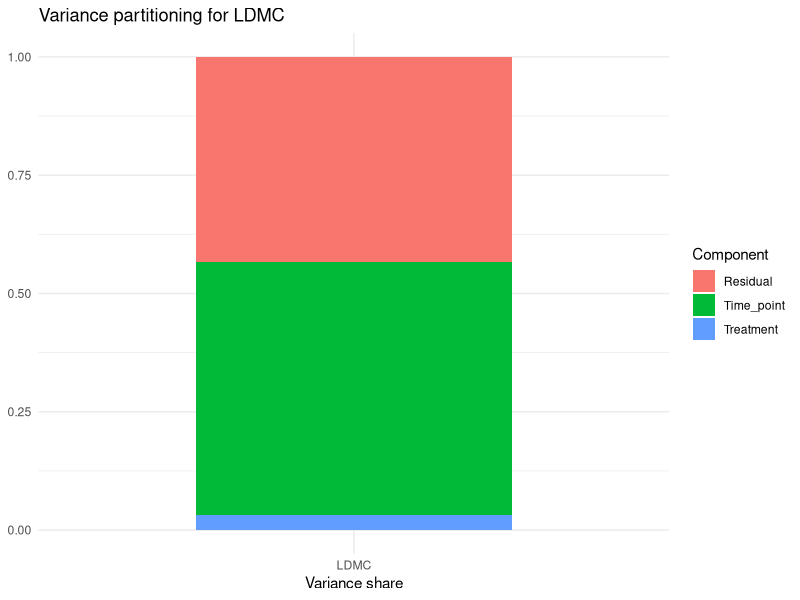
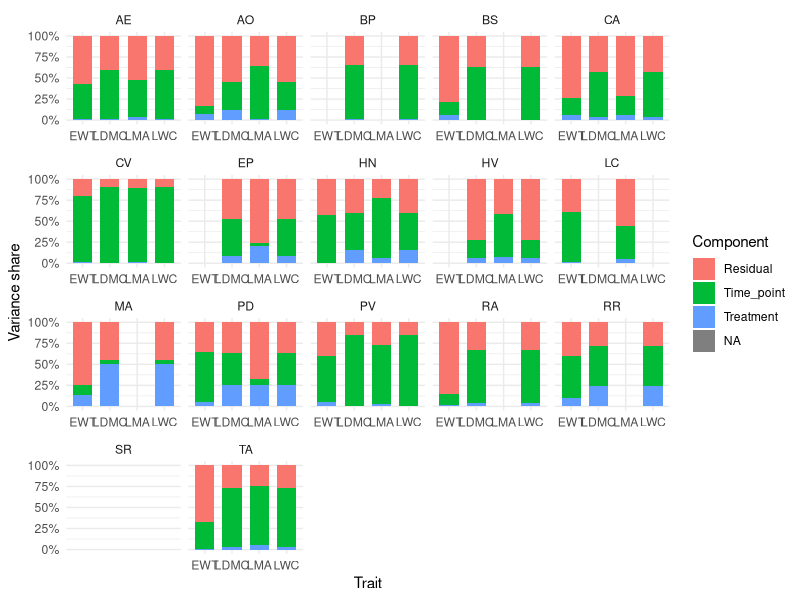
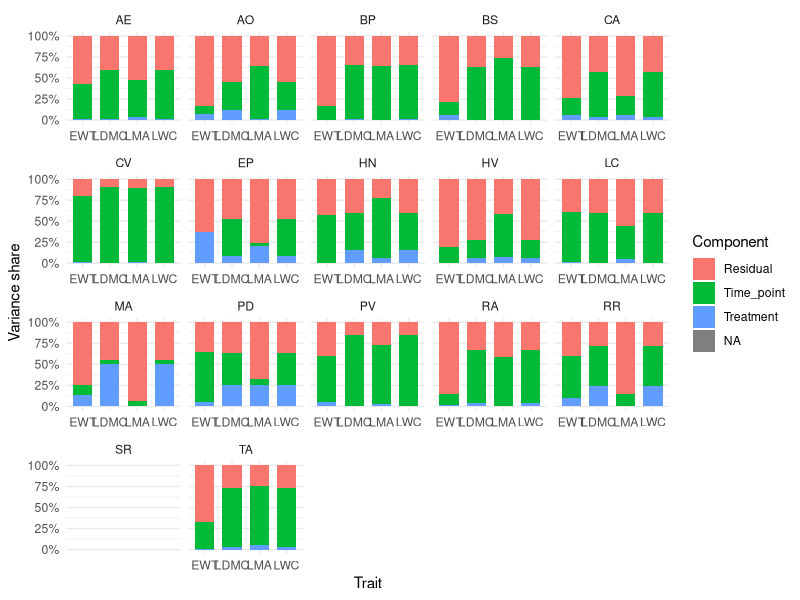
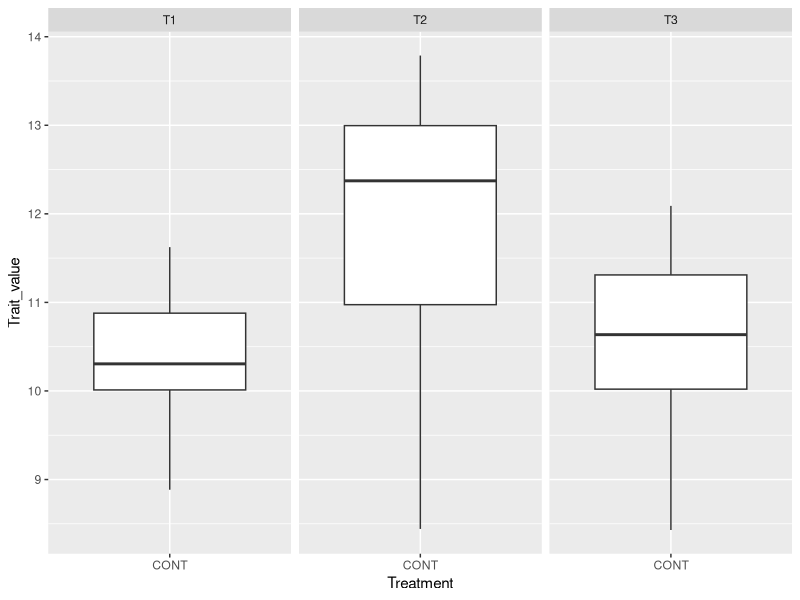
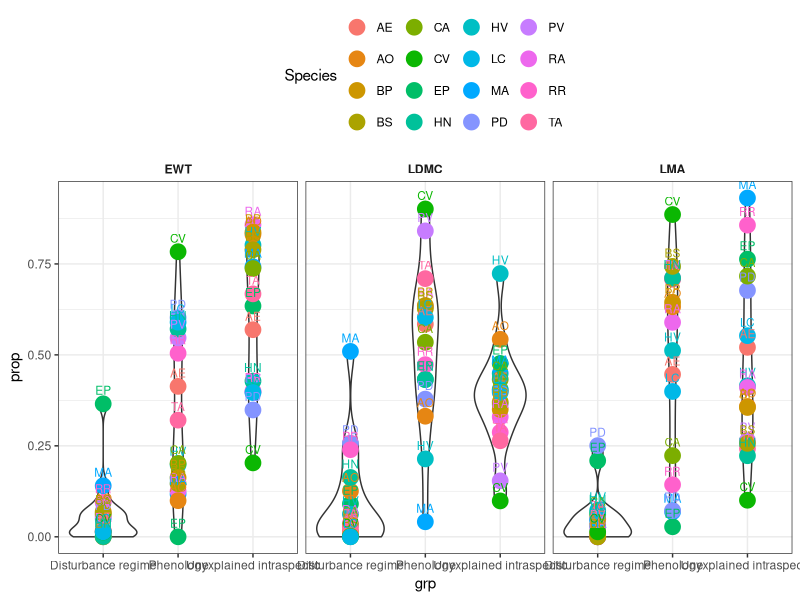
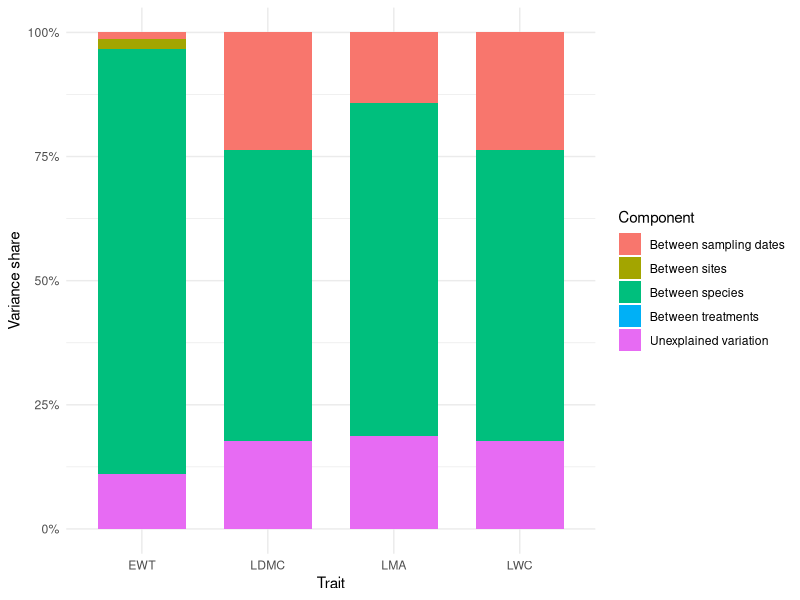
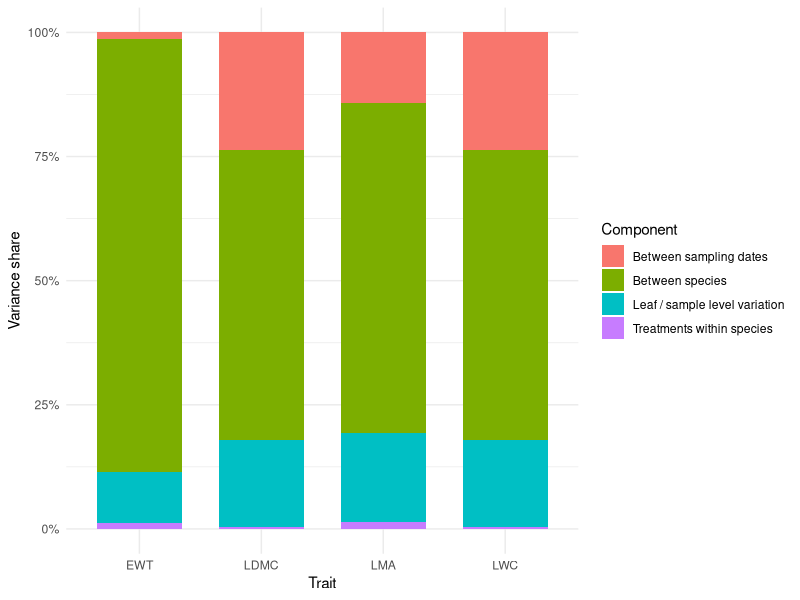
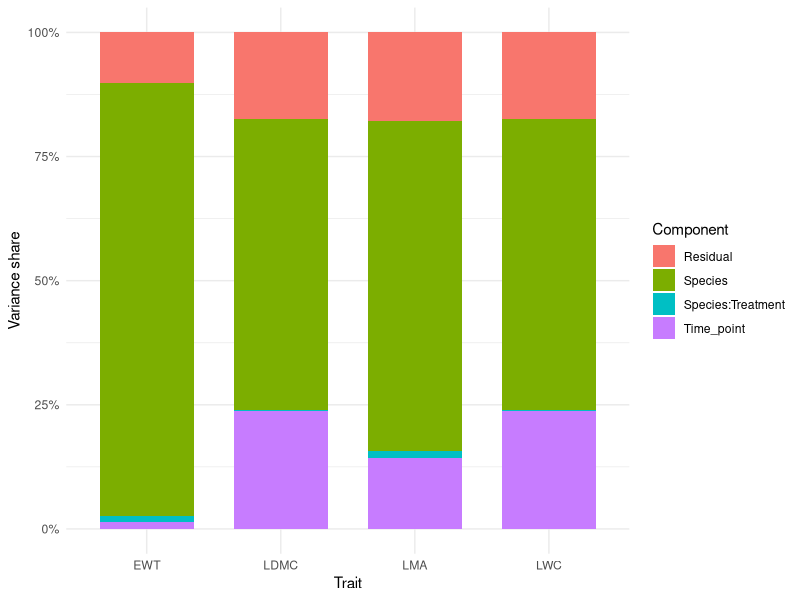

Reproduce these figures in R, in order. (Note: this script raises an error after producing the figures.)
# R Thornley
# 18/09/2025
# Variance partitioning methods
# calculate variance in a data set according to different levels of organisation
# using random effects models

library(lme4)
library(tidyverse)
library(purrr)
library(scales)

################################################################################
# INSTRUCTIONS
################################################################################

# 1) Load trait data
# 2) Build a RE model for one trait and species to determine the method
# here we decompose the variance within each trait and species by the following:
# species (inter-specific variation),
# sampling times within species (intra-specific variation across time)
# individual variation within species (intra-specific variation at the individual level)
# treatment variation within species (intra-specific variation across disturbance regimes)

# 3) RUN the RE model for all the species and traits in the data set
# 4) Examine why there are singular models
# 5) For one species re-run code so that singular values are returned as zeros
# 6) Generalise 5) for each species using robust code - to get 
# 7) nice violin plot for the variance decomposition for each species
# 8) Now build the models across all the species and try out different RE structures

################################################################################
# 1) Load the cleaned field trait data
################################################################################

# load the trait dat
traits <- read_csv("results/Field_dry_trait_data_with_flags.csv") 
# filter out the outliers which are flagged from the old script
traits <- traits %>% filter(is_outlier == FALSE)

################################################################################
# 2) PROCESS RE models for the field trait data FOR ONE SPECIES AND TRAIT (TEST)
################################################################################

# look at the species and traits we have 
unique(traits$Species) # CA
unique(traits$Trait_name) # LMA, LDMC, LWC, EWT

traits$Date
traits$Time_point
traits$Individual_nos
# SIDE: if I try to add within individual variance I get a singular model within species

# try for species CA and leaf trait LDMC
LDMC <- traits %>% 
  filter(Species == "CA") %>% 
  filter(Trait_name == "LDMC") %>%
  lmer(Trait_value ~ 1 + 
                   (1|Time_point) +
                   (1|Treatment),
                 data = .)


vc_LDMC <- as.data.frame(VarCorr(LDMC)) |>
  dplyr::select(grp, vcov) |>
  dplyr::mutate(
    prop  = vcov/sum(vcov),
    trait = "LDMC",
    species = "CV"
  )

# plot out as a stacked barchart
ggplot(vc_LDMC, aes(x = prop, y = trait, fill = grp)) +
  geom_col(width = 0.6) +
  coord_flip() +
  scale_x_continuous()+
  labs(x = NULL, y = "Variance share", fill = "Component",
       title = "Variance partitioning for LDMC") +
  theme_minimal()


################################################################################
# 3) RUN the RE model for all the species and traits in the data set
################################################################################

# data input
traits <- read_csv("results/Field_dry_trait_data_with_flags.csv") 
names(traits)
traits <- traits %>% filter(is_outlier == FALSE)

# inputs
species_list <- unique(traits$Species)
traits_list  <- c("LMA","LDMC","LWC","EWT")

# simple grid of combos
grid <- tidyr::expand_grid(Species = species_list, Trait_name = traits_list)

# one small worker that stays tidy
fit_vc <- function(sp, tr) {
  dat <- traits %>%
    filter(Species == sp, Trait_name == tr) %>%
    mutate(
      Time_point = as.factor(Time_point),
      Treatment = as.factor(Treatment)
    )
  
  if (nrow(dat) < 5) return(tibble(Species = sp, Trait_name = tr, grp = NA, vcov = NA_real_))
  
  mod <- tryCatch(
    lmer(Trait_value ~ 1 + (1|Time_point) + (1|Treatment), data = dat),
    error = function(e) NULL
  )
  
  if (is.null(mod) || isSingular(mod)) {
    return(tibble(Species = sp, Trait_name = tr,
                  grp = NA_character_, vcov = NA_real_, prop = NA_real_))
  }
  
  vc <- as.data.frame(VarCorr(mod)) %>%
    select(grp, vcov)
  
  # lmer already includes Residual; no need to add it again
  vc %>%
    mutate(Species = sp, Trait_name = tr, .before = 1)
}

# run across grid and compute shares
all_vc <- pmap_dfr(grid, \(Species, Trait_name) fit_vc(Species, Trait_name)) %>%
  group_by(Species, Trait_name) %>%
  mutate(prop = vcov / sum(vcov, na.rm = TRUE)) %>%
  ungroup()

ggplot(all_vc, aes(x = Trait_name, y = prop, fill = grp)) +
  geom_col(width = 0.7) +
  scale_y_continuous(labels = percent_format()) +
  labs(x = "Trait", y = "Variance share", fill = "Component") +
  facet_wrap(~ Species, scales = "free_x") +
  theme_minimal()

# THERE ARE QUITE A FEW SNGULAR MODELS THAT NEED DEALING WITH

###############################################################################
# 4) LOOK AT SINGULAR MODELS
##############################################################################

# There are 14 singular models
# filter the results from stage 3) for the singular models
df_na <- all_vc %>% filter(if_any(everything(), is.na))
df_na

# Look at which models have singular fits
sing_species <- unique(df_na$Species)
sing_species
sing_traits <- unique(df_na$Trait_name)
sing_traits

# Look at one example: looks like this sing. fit is due to the Treatment having no 
# variance associated with it
mod <- traits %>% filter(Species == "MA" & Trait_name == "LMA") %>%
  lmer(Trait_value ~ 1 + (1|Time_point) + (1|Treatment), data = .)
isSingular(mod)
as.data.frame(VarCorr(mod))

# Just check there is some data there
traits %>% filter(Species == "MA" & Trait_name == "LMA") %>% 
  group_by(Treatment, Time_point) %>% tally()

# some other methods to get info on the reasons for singular fits
# replace x with your predictor used in random slopes
traits %>%
  group_by(Time_point) %>%
  summarise(Trait_value = sd(Trait_value, na.rm = TRUE), .groups = "drop") %>%
  arrange(Trait_value)  # many zeros? then (1 + x | Time_point) is unidentified
# no zeros here

# look for where rank deficiency lies
rePCA(mod)

################################################################################
# 5) RUN CODE FOR SING MODELS: RETURN VAR COMPS OF ZERO: ONE SPECIES: ROBUST CODE
################################################################################

# data input
traits <- read_csv("results/Field_dry_trait_data_with_flags.csv") 
names(traits)
traits <- traits %>% filter(is_outlier == FALSE)


# --- helper: floor tiny numbers to 0
zero_small <- function(x, tol = 1e-10) ifelse(x < tol, 0, x)

# --- fit + extract variance components, zeroing singular parts
vc_zeroed <- function(formula, data, tol = 1e-10) {
  mod <- tryCatch(lmer(formula, data = data), error = function(e) NULL)
  
  if (is.null(mod)) {
    return(tibble(grp = NA_character_, vcov = NA_real_, prop = NA_real_, status = "fit-error"))
  }
  
  # components from VarCorr; lmer already includes Residual
  vc <- as.data.frame(VarCorr(mod)) %>%
    select(grp, vcov)
  
  # force exact zeros for tiny variances
  vc <- vc %>% mutate(vcov = zero_small(vcov, tol))
  
  # (optional) if some component is NA (rare), set to 0 as well
  vc$vcov[is.na(vc$vcov)] <- 0
  
  # proportions
  tot <- sum(vc$vcov)
  vc <- vc %>% mutate(prop = if (tot > 0) vcov/tot else NA_real_)
  
  # status tag
  status <- if (isSingular(mod)) "singular->zeroed" else "ok"
  
  vc %>% mutate(status = status)
}

# --- Example: your structure
# Make sure grouping vars are factors
traits <- traits %>%
  mutate(Time_point = as.factor(Time_point),
         Treatment  = as.factor(Treatment))

dat <- traits %>% filter(Species == "MA" & Trait_name == "LMA")

out <- vc_zeroed(
  Trait_value ~ 1 + (1|Time_point) + (1|Treatment),
  data = dat
)

# now we have props for all 
out

####################################################################################
# 6) GENERALISE 5) ACROSS ALL TRAITS WITHIN A SPECIES FOR SING MODELS: ROBUST CODE
####################################################################################

# There are 14 singular models produced from the last lot of code
# filter the data for the singular models
df_na <- all_vc %>% filter(if_any(everything(), is.na))
df_na

# Look at which models have singular fits
species_list <- unique(df_na$Species)
traits_list <- unique(df_na$Trait_name)

# Check if I can run this for all models no matter if they are singular or not
species_list <- unique(traits$Species)
traits_list <- unique(traits$Trait_name)

grid <- tidyr::expand_grid(Species = species_list, Trait_name = traits_list)

fit_one <- function(sp, tr, tol = 1e-10) {
  df <- traits %>%
    filter(Species == sp, Trait_name == tr) %>%
    mutate(Time_point = as.factor(Time_point),
           Treatment  = as.factor(Treatment))
  if (nrow(df) < 5) {
    return(tibble(Species = sp, Trait_name = tr, grp = NA, vcov = NA_real_, prop = NA_real_, status = "too-few"))
  }
  
  vc <- vc_zeroed(Trait_value ~ 1 + (1|Time_point) + (1|Treatment), data = df, tol = tol)
  vc %>% mutate(Species = sp, Trait_name = tr, .before = 1)
}

all_vc <- pmap_dfr(grid, \(Species, Trait_name) fit_one(Species, Trait_name))
all_vc

ggplot(all_vc, aes(x = Trait_name, y = prop, fill = grp)) +
  geom_col(width = 0.7) +
  scale_y_continuous(labels = percent_format()) +
  labs(x = "Trait", y = "Variance share", fill = "Component") +
  facet_wrap(~ Species, scales = "free_x") +
  theme_minimal()

# save this for later
# write_csv(all_vc, "results/var_com_ind_species.csv")

# we still don't have any results for SR
# have a look why this might be
traits %>% 
  filter(Species == "SR" & Trait_name == "LMA") %>%
  ggplot(aes(Treatment, Trait_value))+
  geom_boxplot()+
  facet_wrap(~Time_point)

# This is because it does not feature in any other plots other than control!!
# we could take this out of the results for now but will need to think of a way 
# to deal with this data at some point

###############################################################################
# 7) SPECIES LEVEL VARIANCE DECOMPOSITION FIGURE 1: VIOLINS WITH SPECIES DOTS
################################################################################

# get rid of SR as we don't have this species in a disturbance plot (it's extinct)
plot_dat <- all_vc %>% filter(!grp == "SR")
plot_dat <- plot_dat %>%
  mutate(grp = recode(grp, "Treatment" = "Disturbance regime",
                      "Time_point" = "Phenology",
                      "Residual"  = "Unexplained intraspecfic"))

# save this plot data to finalise plot in other script
# write_csv(plot_dat, "results/var_comp_plot_dat.csv")
names(plot_dat)
unique(plot_dat$Trait_name)
plot <- plot_dat %>%
  filter(Trait_name %in% c("LMA", "EWT", "LDMC")) %>%
  ggplot(aes(grp, prop)) + theme_bw() + geom_violin() + geom_point(aes(colour = Species), size = 5) +
  facet_wrap(~ Trait_name, ncol = 4)+
  theme(strip.background = element_blank(),   
        strip.text = element_text(face = "bold"))+
  theme(legend.position = "top", legend.direction = "horizontal", legend.box = "horizontal") +
  guides(fill = guide_legend(nrow = 1, override.aes = list(size = 3)))+
  geom_text(aes(label = Species, colour = Species), 
            vjust = -1, size = 3, show.legend = FALSE)  # labels above points
plot
ggsave("figures/var_comp_figure_labelled.jpeg", plot, height = 7, width = 7)

# NOTE: needs working on: we could replace dots with species specific symbols for example

################################################################################
# 8) VAR COMP FOR ALL SPECIES ACROSS ALL SITES
################################################################################

# data input
traits <- read_csv("results/Field_dry_trait_data_with_flags.csv") 
names(traits)
traits <- traits %>% filter(is_outlier == FALSE)

# Build the random effects models for each trait 
# across all species

# RE structure 1
# using treatment, site, sampling date, species as the REs
var_str_1 <- traits %>% group_by(Trait_name) %>% nest() %>% 
  mutate(models = map(data, ~ lmer(Trait_value ~ 1 + (1 | Time_point) + (1 | Treatment) + (1 | Site) + ( 1 | Species), 
                                   data = .x)),
         vars = map(models, ~ as.data.frame(VarCorr(.x)))) %>%
  dplyr::select(Trait_name, vars) %>%
  unnest(cols = c(vars)) %>%
  mutate(new_grp = case_when(grp == "Species" ~ "Between species",
                             grp == "Treatment" ~ "Between treatments",
                             grp == "Site" ~ "Between sites",
                             grp == "Time_point" ~ "Between sampling dates",
                             grp == "Residual" ~ "Unexplained variation")) %>%
  group_by(Trait_name) %>%
  mutate(prop = vcov / sum(vcov, na.rm = TRUE)) %>%
  ungroup()

# visualise this as a bar plot
ggplot(var_str_1, aes(x = Trait_name, y = prop, fill = new_grp)) +
  geom_col(width = 0.7) +
  scale_y_continuous(labels = percent_format()) +
  labs(x = "Trait", y = "Variance share", fill = "Component") +
  theme_minimal()

# RE structure 2
# drop site (as it does nothing) - try testing treatment within species 
# then species and time as the REs
var_str_2 <- traits %>% group_by(Trait_name) %>% nest() %>% 
  mutate(models = map(data, ~ lmer(Trait_value ~ 1 + ( 1 | Species) + (1 | Species:Treatment) + 
                                     (1| Time_point), 
                                   data = .x)),
         vars = map(models, ~ as.data.frame(VarCorr(.x)))) %>%
  dplyr::select(Trait_name, vars) %>%
  unnest(cols = c(vars)) %>%
  mutate(new_grp = case_when(grp == "Species" ~ "Between species",
                             grp == "Species:Treatment" ~ "Treatments within species",
                             grp == "Time_point" ~ "Between sampling dates",
                             grp == "Residual" ~ "Leaf / sample level variation")) %>%
  mutate(prop = vcov/sum(vcov))

# visualise this as a bar plot
ggplot(var_str_2, aes(x = Trait_name, y = prop, fill = new_grp)) +
  geom_col(width = 0.7) +
  scale_y_continuous(labels = percent_format()) +
  labs(x = "Trait", y = "Variance share", fill = "Component") +
  theme_minimal()


# RE structure 3
# still treat
var_str_2 <- traits %>% group_by(Trait_name) %>% nest() %>% 
  mutate(models = map(data, ~ lmer(Trait_value ~ 1 + ( 1 | Species) + (1 | Species:Treatment) + 
                                     (1| Time_point), 
                                   data = .x)),
         vars = map(models, ~ as.data.frame(VarCorr(.x)))) %>%
  dplyr::select(Trait_name, vars) %>%
  unnest(cols = c(vars)) %>%
  mutate(new_grp = case_when(grp == "Species" ~ "Between species",
                             grp == "Species:Treatment" ~ "Treatments within species",
                             grp == "Time_point" ~ "Between sampling dates",
                             grp == "Residual" ~ "Unexplained variation"))%>%
  mutate(prop = vcov/sum(vcov))

# visualise this as a bar plot
ggplot(var_str_2, aes(x = Trait_name, y = prop, fill = grp)) +
  geom_col(width = 0.7) +
  scale_y_continuous(labels = percent_format()) +
  labs(x = "Trait", y = "Variance share", fill = "Component") +
  theme_minimal()


################################################################################
# VAR COMP FOR ALL : not sure what this code is doing at the moment
#################################################################################

# plot rough

# You can generalise over lots of traits

# plot out the results
plot <- ggplot(dat, aes(x = trait, y = prop, fill = grp)) +
  geom_bar(stat = "identity", width = 0.5) +
  labs(x = "", y = "Proportion of Variance",
       title = "Variance Partitioning of Plant Traits in Cirsium arvense",
       fill = "Source of Variation") +
  scale_y_continuous(labels = scales::percent) +
  theme_minimal()
plot
ggsave("figures/variance_decomp_CA.jpeg", plot, height = 5, width = 8)

################################################################################
